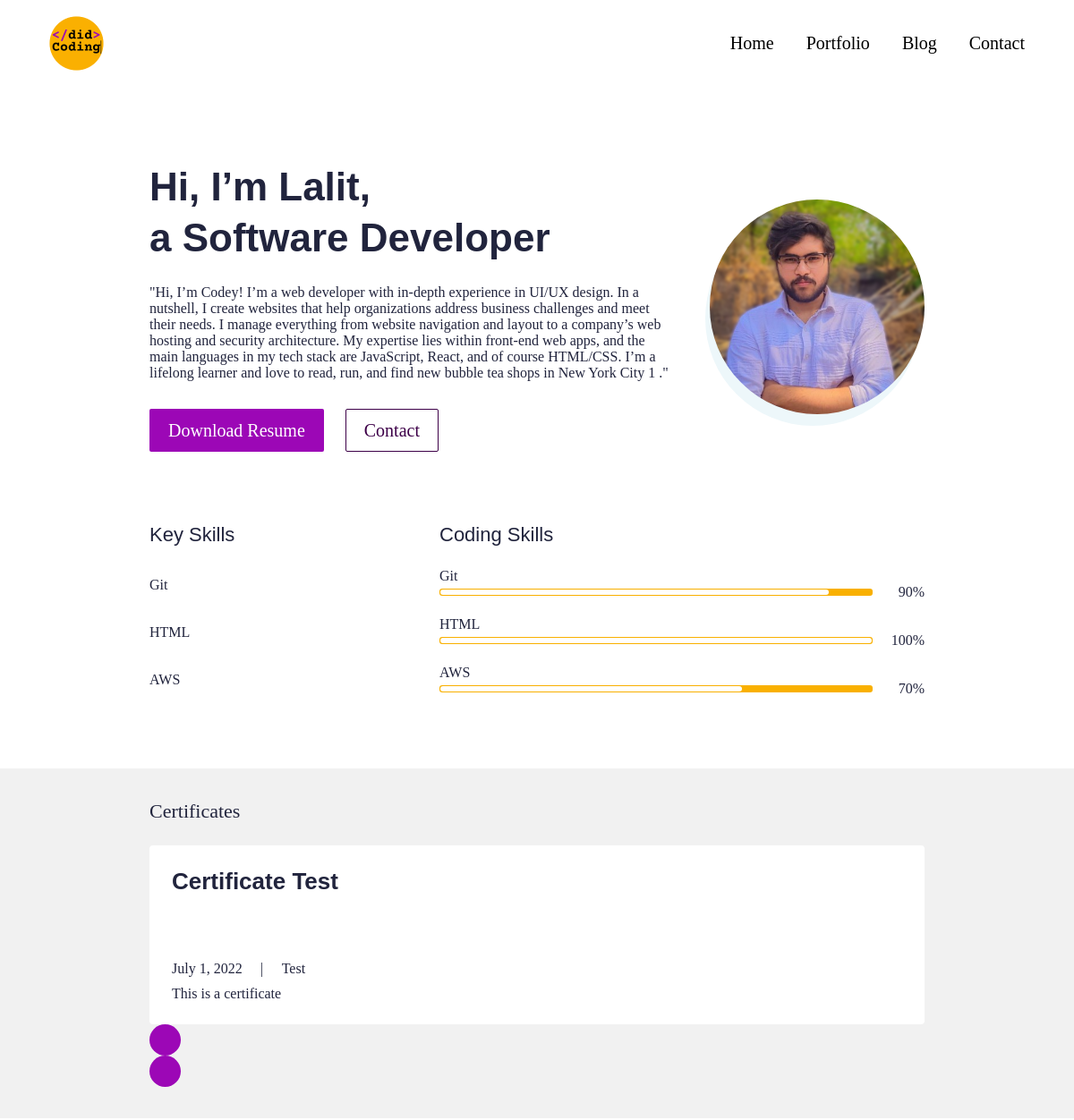
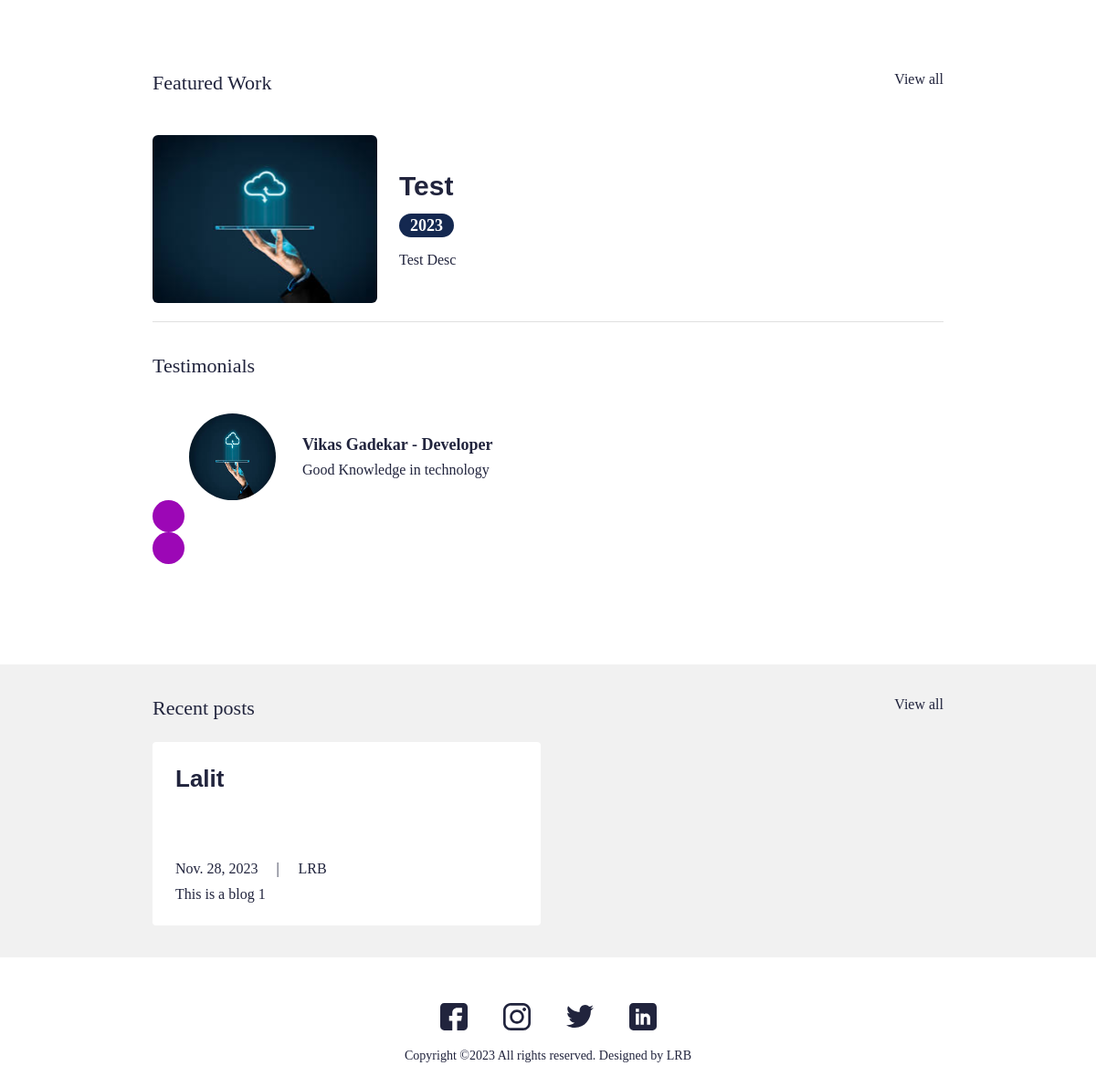
The page / on the database its author committed (2 pictures, top to bottom).
### main/models.py (models this page shows, shortened)
class UserProfile(models.Model):
    class Meta:
        verbose_name_plural = 'User Profiles'
        verbose_name = 'User Profile'
    user = models.OneToOneField(User, on_delete=models.CASCADE)
    avatar = models.ImageField(blank=True, null=True, upload_to="avatar")
    title = models.CharField(max_length=200, blank=True, null=True)
    bio = models.TextField(blank=True, null=True)
    skills = models.ManyToManyField(Skill, blank=True)
    cv = models.FileField(blank=True, null=True, upload_to="cv")

class Skill(models.Model):
    class Meta:
        verbose_name_plural = 'Skills'
        verbose_name = 'Skill'
    name = models.CharField(max_length=20, blank=True, null=True)
    score = models.IntegerField(default=80, blank=True, null=True)
    image = models.FileField(blank=True, null=True, upload_to="skills")
    is_key_skill = models.BooleanField(default=False)

class Certificate(models.Model):
    class Meta:
        verbose_name_plural = 'Certificates'
        verbose_name = 'Certificate'
    date = models.DateTimeField(blank=True, null=True)
    name = models.CharField(max_length=50, blank=True, null=True)
    title = models.CharField(max_length=200, blank=True, null=True)
    description = models.CharField(max_length=500, blank=True, null=True)
    is_active = models.BooleanField(default=True)

class Portfolio(models.Model):
    class Meta:
        verbose_name_plural = 'Portfolio Profiles'
        verbose_name = 'Portfolio'
        ordering = ["name"]
    date = models.DateTimeField(blank=True, null=True)
    name = models.CharField(max_length=200, blank=True, null=True)
    description = models.CharField(max_length=500, blank=True, null=True)
    body = RichTextField(blank=True, null=True)
    image = models.ImageField(blank=True, null=True, upload_to="portfolio")
    slug = models.SlugField(null=True, blank=True)
    is_active = models.BooleanField(default=True)

class Testimonial(models.Model):
    class Meta:
        verbose_name_plural = 'Testimonials'
        verbose_name = 'Testimonial'
        ordering = ["name"]
    thumbnail = models.ImageField(blank=True, null=True, upload_to="testimonials")
    name = models.CharField(max_length=200, blank=True, null=True)
    role = models.CharField(max_length=200, blank=True, null=True)
    quote = models.CharField(max_length=500, blank=True, null=True)
    is_active = models.BooleanField(default=True)

class Blog(models.Model):
    class Meta:
        verbose_name_plural = 'Blog Profiles'
        verbose_name = 'Blog'
        ordering = ["timestamp"]
    timestamp = models.DateTimeField(auto_now_add=True)
    author = models.CharField(max_length=200, blank=True, null=True)
    name = models.CharField(max_length=200, blank=True, null=True)
    description = models.CharField(max_length=500, blank=True, null=True)
    body = RichTextField(blank=True, null=True)
    slug = models.SlugField(null=True, blank=True)
    image = models.ImageField(blank=True, null=True, upload_to="blog")
    is_active = models.BooleanField(default=True)

### main/views.py (the view)
# urls.py: path('', views.IndexView.as_view(), name="home"),
class IndexView(generic.TemplateView):
	template_name = "main/index.html"
	def get_context_data(self, **kwargs):
		context = super().get_context_data(**kwargs)
		testimonials = Testimonial.objects.filter(is_active=True)
		certificates = Certificate.objects.filter(is_active=True)
		blogs = Blog.objects.filter(is_active=True)
		portfolio = Portfolio.objects.filter(is_active=True)
		context["testimonials"] = testimonials
		context["certificates"] = certificates
		context["blogs"] = blogs
		context["portfolio"] = portfolio
		return context

### digital_resume/context_processors.py (called while the page is built)
def project_context(request):
    context = {
        'me' : User.objects.first(),
    }
    return context

### main/templates/main/index.html (shortened to what this page needs)
{% extends 'main/base.html' %}
{% load static %}
{% block content %}
<section>
  <div class="bannerSection">
    <div class="container">
      <div class="row g-4 g-md-3  align-items-center">
        <div class="col-md-auto order-md-last">
          <div class="bannerUserImg">
            <img src="{{me.userprofile.avatar.url}}" alt="{{me.first_name|title}} {{me.last_name|title}} avatar">
          </div>
        </div>
        <div class="col-md">
          <div class="bannerContent">
            <h1 class="xlTitle pb-3">Hi, I’m {{me.first_name|title}}, <br> a {{me.userprofile.title}} </br></h1>
            <p>{{me.userprofile.bio}}</p>
            <div class="bannerBtnCol">
              <div class="row">
                <div class="col-auto">
                  <a download href="{{me.userprofile.cv.url}}" class="btn btnPrimary">Download Resume</a>
                </div>
                <div class="col-auto">
                  <a href="{% url 'main:contact' %}" class="btn btnOutline">Contact</a>
                </div>
              </div>
            </div>
          </div>
        </div>
      </div>
    </div>
  </div>
</section>
<section>
  <div class="sectionSpace pt-0">
    <div class="container">
      <div class="row">
        <div class="col-md-auto">
          <div class="keySkillCol">
            <h4 class="smTitle pb-3">Key Skills</h4>
            {% for sk in me.userprofile.skills.all %}
            {% if sk.is_key_skill %}
            <div class="keySkillCard">
              <span class="ksText">{{sk.name}}</span>
            </div>
            {% endif %}
            {% endfor %}
          </div>
        </div>
        <div class="col-md">
          <h4 class="smTitle pb-3">Coding Skills</h4>
          <div class="progressCol">
            <div class="progressCard">
              {% for sk in me.userprofile.skills.all %}
              {% if sk.is_key_skill %}
              <div class="progressCol">
                <span class="progressLbl">{{sk.name}}</span>
                <div class="row g-2 align-items-center">
                  <div class="col">
                    <div class="progress progressStyle">
                      <div class="progress-bar" role="progressbar" style="width: {{sk.score}}%" aria-valuenow="{{sk.score}}" aria-valuemin="0" aria-valuemax="100"></div>
                    </div>
                  </div>
                  <div class="col-auto">
                    <span class="pLbl">{{sk.score}}%</span>
                  </div>
                </div>
              </div>
              {% endif %}
              {% endfor %}
            </div>
          </div>
        </div>
      </div>
    </div>
  </div>
</section>
<section>
  <div class="sectionSpaceSm lightBg">
    <div class="container">
      <div class="row pb-3">
        <div class="col">
          <h4 class="smText regular">Certificates</h4>
        </div>
      </div>
      <div class="sliderOuter">
        <div class="swiper certificatesSlider">
          <div class="swiper-wrapper">
            {% for c in certificates %}
            {% if c.is_active %}
            <div class="swiper-slide">
              <div class="cardStyle1">
                <h4 class="mdTitle cs1Title">
                  <a href="javascript:void(0)">{{c.title}}</a>
                </h4>
                <ul class="cardOptionCol">
                  <li>{{c.date.date}}</li>
                  <li>{{c.name|title}}</li>
                </ul>
                <p>{{c.description}}</p>
              </div>
            </div>
            {% endif %}
            {% endfor %}
          </div>
        </div>
        <div class="cert-swiper-button-next swiper-button-next swiperBtnStyle"></div>
        <div class="cert-swiper-button-prev swiper-button-prev swiperBtnStyle"></div>
      </div>
    </div>
  </div>
</section>
<section>
  <div class="sectionSpace">
    <div class="container">
      <div class="portfolioCol">
        <div class="row pb-3">
          <div class="col">
            <h4 class="smText regular">Featured Work</h4>
          </div>
          <div class="col-auto">
            <a href="{% url 'main:portfolios' %}" class="simpleLink">View all</a>
          </div>
        </div>
        {% for p in portfolio %}
        {% if p.is_active %}
        <div class="portfolioCard">
          <div class="row g-4 align-items-center">
            <div class="col-md-auto">
              <div class="portfolioImgCol">
                <a href="{% url 'main:portfolio' slug=p.slug %}"><img src="{{p.image.url}}" alt="..."></a>
              </div>
            </div>
            <div class="col-md">
              <div class="portfolioContentCol">
                <h4 class="lgTitle"><a href="{% url 'main:portfolio' slug=p.slug %}">{{p.name}}</a></h4>
                <ul class="portfolioOption">
                  <li><span class="dateLbl">{{p.date.year}}</span></li>
                </ul>
                <p>{{p.description}}</p>
              </div>
            </div>
          </div>
        </div>
        {% endif %}
        {% endfor %}
      </div>
      <div class="testimonialCol">
        <h4 class="smText regular d-block">Testimonials</h4>
        <div class="testimonialSlider">
          <div class="swiper testimonialSwiper">
            <div class="swiper-wrapper">
              {% for t in testimonials %}
              {% if t.is_active %}
              <div class="swiper-slide">
                <div class="testimonialCard">
                  <div class="row align-items-center">
                    <div class="col-sm-auto">
                      <div class="tImgCol">
                        <img src="{{t.thumbnail.url}}" alt="...">
                      </div>
                    </div>
                    <div class="col-sm">
                      <div class="tContentCol">
                        <h4 class="xsTitle bold">{{t.name}} - {{t.role}}</h4>
                        <p>{{t.quote}}</p>
                      </div>
                    </div>
                  </div>
                </div>
              </div>
              {% endif %}
              {% endfor %}
            </div>
            <div class="test-swiper-button-next swiper-button-next swiperBtnStyle"></div>
            <div class="test-swiper-button-prev swiper-button-prev swiperBtnStyle"></div>
          </div>
        </div>
      </div>
    </div>
  </div>
</section>
<section>
  <div class="sectionSpaceSm lightBg">
    <div class="container">
      <div class="row pb-3">
        <div class="col">
          <h4 class="smText regular">Recent posts</h4>
        </div>
        <div class="col-auto">
          <a href="{% url 'main:blogs' %}" class="simpleLink">View all</a>
        </div>
      </div>
      <div class="row g-3">
      {% for b in blogs %}
      {% if b.is_active %}
        <div class="col-lg-6">
          <div class="cardStyle1">
            <h4 class="mdTitle cs1Title"><a href="{% url 'main:blog' slug=b.slug %}">{{b.name}}</a></h4>
            <ul class="cardOptionCol">
              <li>{{b.timestamp.date}}</li>
              <li>{{b.author}}</li>
            </ul>
            <p>{{b.description}}</p>
          </div>
        </div>
        {% endif %}
        {% endfor %}
      </div>
    </div>
  </div>
</section>
{% endblock %}

### main/templates/main/base.html (shortened to what this page needs)
{% load static %}
<!doctype html>
<html lang="en">
  <head>
    <link href="{% static 'css/bootstrap.min.css' %}" rel="stylesheet">
    <link rel="stylesheet" href="https://unpkg.com/swiper@7.0.5/swiper-bundle.min.css">
    <link href="{% static 'css/style.css' %}" rel="stylesheet">
  </head>
  <body>
    {% include 'main/partials/nav.html' %}
    {% block content %}
    {% endblock %}
    {% include 'main/partials/footer.html' %}
  </body>
</html>

### main/templates/main/partials/nav.html (shortened to what this page needs)
{% load static %}
<header>
    <div class="headerCol">
    <div class="container-fluid">
        <div class="row align-items-center">
        <div class="col-auto">
            <div class="logoCol"><a href="{% url 'main:home' %}"><img src="{% static 'images/logo.png' %}" alt="..."></a></div>
        </div>
        <div class="col">
            <div class="navCollapseCol">
            <div class="navCol">
                <ul>
                <li><a href="{%url 'main:home'%}">Home</a></li>
                <li><a href="{%url 'main:portfolios' %}">Portfolio</a></li>
                <li><a href="{% url 'main:blogs' %}">Blog</a></li>
                <li><a href="{%url 'main:contact'%}">Contact</a></li>
                </ul>
            </div>
            </div>
        </div>
        </div>
    </div>
    </div>
</header>

### main/templates/main/partials/footer.html
{% load static %}
<footer>
    <div class="footerCol">
    <div class="container">
        <ul class="socialCol">
        <li><a href="javascript:void(0)"><img src="{% static 'images/fb.svg' %}" alt="..."></a></li>
        <li><a href="javascript:void(0)"><img src="{% static 'images/insta.svg' %}" alt="..."></a></li>
        <li><a href="javascript:void(0)"><img src="{% static 'images/twitter.svg' %}" alt="..."></a></li>
        <li><a href="javascript:void(0)"><img src="{% static 'images/linkedin.svg' %}" alt="..."></a></li>
        </ul>
        <div class="copyrightCol">
        <p>Copyright ©{% now 'Y' %} All rights reserved. Designed by <a href="https://jamesgrangerdesign.co.uk/" target="_blank">LRB</a></p>
        </div>
    </div>
    </div>
</footer>

### rows shown on the page
Skill: name "Git", score "90"
Skill: name "HTML", score "100"
Skill: name "AWS", score "70"
Certificate: title "Certificate Test", date "July 1, 2022", name "Test", description "This is a certificate"
Portfolio: image (picture), name "Test", date.year "2023", description "Test Desc"
Testimonial: thumbnail (picture), name "Vikas Gadekar", role "Developer", quote "Good Knowledge in technology"
Blog: name "Lalit", timestamp "Nov. 28, 2023", author "LRB", description "This is a blog 1"

### other values the page prints
{{ me.first_name|title }} "Lalit"
{{ me.userprofile.title }} "Software Developer"
